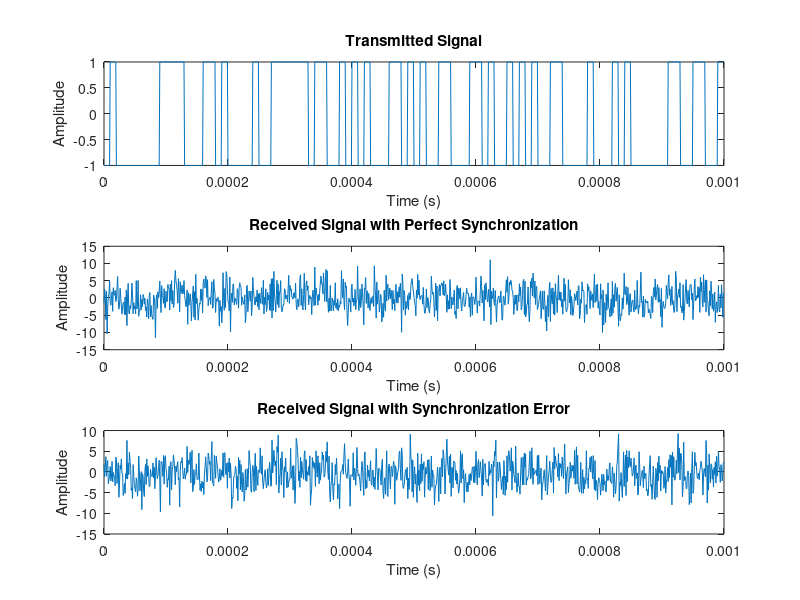

Write the MATLAB code that produced this figure.
clc; clear; close all;

% Parameters
fs = 1e6; % Sampling frequency (Hz)
symbol_rate = 100e3; % Symbol rate (symbols per second)
samples_per_symbol = fs / symbol_rate; % Number of samples per symbol
num_symbols = 100; % Number of symbols to transmit
sync_error = 0.25; % Synchronization error as a fraction of the symbol period

% Generate random data symbols (BPSK)
data = randi([0 1], 1, num_symbols); % Random binary data
tx_symbols = 2*data - 1; % BPSK mapping: 0 -> -1, 1 -> 1

% Generate transmitted signal
t = (0:num_symbols*samples_per_symbol-1) / fs; % Time vector
tx_signal = repelem(tx_symbols, samples_per_symbol);

% Perfect synchronization (no error)
rx_signal_perfect = tx_signal;

% Synchronization error (offset in samples)
offset_samples = round(sync_error * samples_per_symbol);
rx_signal_error = [zeros(1, offset_samples), tx_signal(1:end-offset_samples)];

% Add noise
SNR = -10; % Signal-to-noise ratio in dB
rx_signal_perfect_noisy = awgn(rx_signal_perfect, SNR, 'measured');
rx_signal_error_noisy = awgn(rx_signal_error, SNR, 'measured');

% Plotting
figure;
subplot(3,1,1);
plot(t, tx_signal);
title('Transmitted Signal');
xlabel('Time (s)');
ylabel('Amplitude');

subplot(3,1,2);
plot(t, rx_signal_perfect_noisy);
title('Received Signal with Perfect Synchronization');
xlabel('Time (s)');
ylabel('Amplitude');

subplot(3,1,3);
plot(t, rx_signal_error_noisy);
title('Received Signal with Synchronization Error');
xlabel('Time (s)');
ylabel('Amplitude');

% Receiver: Averaging over symbol period
averaged_perfect = zeros(1, num_symbols);
averaged_error = zeros(1, num_symbols);

for i = 1:num_symbols
    % Average the samples corresponding to each symbol
    start_idx = (i-1)*samples_per_symbol + 1;
    end_idx = i*samples_per_symbol;
    averaged_perfect(i) = mean(rx_signal_perfect_noisy(start_idx:end_idx));
    averaged_error(i) = mean(rx_signal_error_noisy(start_idx:end_idx));
end

% Decision making based on averaging
received_data_perfect_avg = averaged_perfect > 0;
received_data_error_avg = averaged_error > 0;

% Calculate BER (Bit Error Rate) for averaging method
ber_perfect_avg = sum(received_data_perfect_avg ~= data) / num_symbols;
ber_error_avg = sum(received_data_error_avg ~= data) / num_symbols;

% Display BER for averaging method
fprintf('BER with Perfect Synchronization (Averaging): %.4f\n', ber_perfect_avg);
fprintf('BER with Synchronization Error (Averaging): %.4f\n', ber_error_avg);